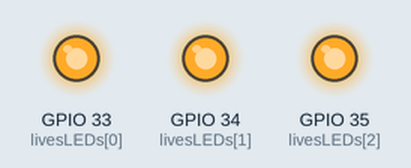
Simulated run of this sketch. Board: ESP32. On the bench: output pins drawn as LEDs (lit = HIGH).

Above: at 0.1 s.
Timing chart, 0 to 1.6 s (numbered marks = the images above):
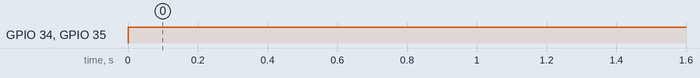

The sketch:

LEDs_test_code.ino
```cpp
int livesLEDs[] = {33,34,35};
int lives;
void setup() {
  // put your setup code here, to run once:
  pinMode(livesLEDs[0], OUTPUT);
  pinMode(livesLEDs[1], OUTPUT);
  pinMode(livesLEDs[2], OUTPUT);

  lives = 3;

}

void loop() {
  // put your main code here, to run repeatedly:

  for(int i = 0; i < lives; i++)
  {
    digitalWrite(livesLEDs[i], HIGH);
  }
  for (int a = lives-1; a < lives-1; a++)
  {
    digitalWrite(livesLEDs[a], LOW);
  }
  //digitalWrite(33, HIGH);


}
```

Measured:
- by itself, GPIO 34 (livesLEDs[1]), GPIO 35 (livesLEDs[2]): LOW → HIGH at 0.00 s
